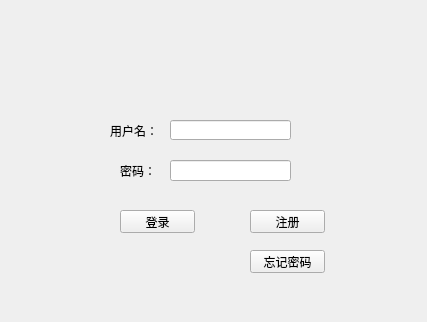
<?xml version="1.0" encoding="UTF-8"?>
<ui version="4.0">
 <class>MainWindow</class>
 <widget class="QMainWindow" name="MainWindow">
  <property name="geometry">
   <rect>
    <x>0</x>
    <y>0</y>
    <width>427</width>
    <height>322</height>
   </rect>
  </property>
  <property name="windowTitle">
   <string>MainWindow</string>
  </property>
  <widget class="QWidget" name="centralWidget">
   <widget class="QPushButton" name="pushButton_Login">
    <property name="geometry">
     <rect>
      <x>120</x>
      <y>210</y>
      <width>75</width>
      <height>23</height>
     </rect>
    </property>
    <property name="text">
     <string>登录</string>
    </property>
   </widget>
   <widget class="QLineEdit" name="lineEdit_ID">
    <property name="geometry">
     <rect>
      <x>170</x>
      <y>120</y>
      <width>121</width>
      <height>20</height>
     </rect>
    </property>
   </widget>
   <widget class="QLineEdit" name="lineEdit_Password">
    <property name="geometry">
     <rect>
      <x>170</x>
      <y>160</y>
      <width>121</width>
      <height>21</height>
     </rect>
    </property>
   </widget>
   <widget class="QLabel" name="label">
    <property name="geometry">
     <rect>
      <x>110</x>
      <y>120</y>
      <width>51</width>
      <height>21</height>
     </rect>
    </property>
    <property name="text">
     <string>用户名：</string>
    </property>
   </widget>
   <widget class="QLabel" name="label_2">
    <property name="geometry">
     <rect>
      <x>120</x>
      <y>160</y>
      <width>31</width>
      <height>21</height>
     </rect>
    </property>
    <property name="text">
     <string>密码：</string>
    </property>
   </widget>
   <widget class="QPushButton" name="pushButton_Reg">
    <property name="geometry">
     <rect>
      <x>250</x>
      <y>210</y>
      <width>75</width>
      <height>23</height>
     </rect>
    </property>
    <property name="text">
     <string>注册</string>
    </property>
   </widget>
   <widget class="QPushButton" name="forgetbtn">
    <property name="geometry">
     <rect>
      <x>250</x>
      <y>250</y>
      <width>75</width>
      <height>23</height>
     </rect>
    </property>
    <property name="text">
     <string>忘记密码</string>
    </property>
   </widget>
   <widget class="QLabel" name="label_3">
    <property name="geometry">
     <rect>
      <x>180</x>
      <y>30</y>
      <width>81</width>
      <height>61</height>
     </rect>
    </property>
    <property name="text">
     <string/>
    </property>
    <property name="pixmap">
     <pixmap>Resources/HA~L{]}NV0YCR`GWHHV)0)T.png</pixmap>
    </property>
   </widget>
   <widget class="QLabel" name="label_4">
    <property name="geometry">
     <rect>
      <x>-50</x>
      <y>-20</y>
      <width>541</width>
      <height>431</height>
     </rect>
    </property>
    <property name="text">
     <string/>
    </property>
    <property name="pixmap">
     <pixmap>Resources/59f7e4619b93e_1024.jpg</pixmap>
    </property>
   </widget>
   <zorder>label_4</zorder>
   <zorder>pushButton_Login</zorder>
   <zorder>lineEdit_ID</zorder>
   <zorder>lineEdit_Password</zorder>
   <zorder>label</zorder>
   <zorder>label_2</zorder>
   <zorder>pushButton_Reg</zorder>
   <zorder>forgetbtn</zorder>
   <zorder>label_3</zorder>
  </widget>
  <widget class="QMenuBar" name="menuBar">
   <property name="geometry">
    <rect>
     <x>0</x>
     <y>0</y>
     <width>427</width>
     <height>23</height>
    </rect>
   </property>
  </widget>
 </widget>
 <layoutdefault spacing="6" margin="11"/>
 <resources/>
 <connections/>
</ui>
